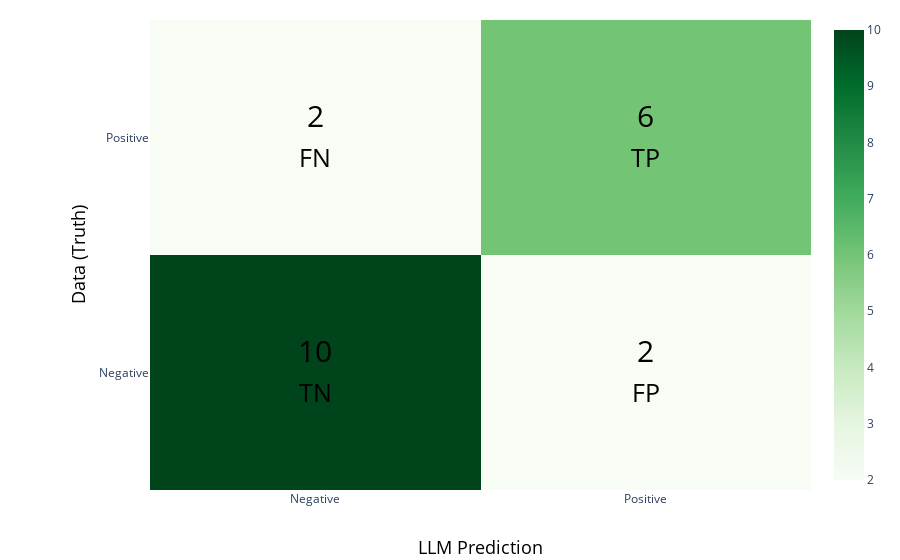

Here is the notebook cell this chart was saved with:
### Code cell
render_confusion_matrix(matrix)

### Figure 1 — Plotly figure (JSON) as saved in the notebook; plotly's stock layout.template omitted (floating-point values rounded to 4 significant figures)
{"data": [{"colorscale": [[0, "rgb(247,252,245)"], [0.125, "rgb(229,245,224)"], [0.25, "rgb(199,233,192)"], [0.375, "rgb(161,217,155)"], [0.5, "rgb(116,196,118)"], [0.625, "rgb(65,171,93)"], [0.75, "rgb(35,139,69)"], [0.875, "rgb(0,109,44)"], [1, "rgb(0,68,27)"]], "type": "heatmap", "x": ["Negative", "Positive"], "y": ["Negative", "Positive"], "z": [[10, 2], [2, 6]]}], "layout": {"annotations": [{"font": {"color": "black", "size": 18}, "showarrow": false, "text": "LLM Prediction", "x": 0.5, "xref": "paper", "y": -0.15, "yref": "paper"}, {"font": {"color": "black", "size": 18}, "showarrow": false, "text": "Data (Truth)", "textangle": -90, "x": -0.13, "xref": "paper", "y": 0.5, "yref": "paper"}, {"font": {"color": "black", "size": 30}, "showarrow": false, "text": "10", "x": 0, "xref": "x", "y": 0, "yanchor": "bottom", "yref": "y"}, {"font": {"color": "black", "size": 25}, "showarrow": false, "text": "TN", "x": 0, "xref": "x", "y": 0, "yanchor": "top", "yref": "y"}, {"font": {"color": "black", "size": 30}, "showarrow": false, "text": "2", "x": 1, "xref": "x", "y": 0, "yanchor": "bottom", "yref": "y"}, {"font": {"color": "black", "size": 25}, "showarrow": false, "text": "FP", "x": 1, "xref": "x", "y": 0, "yanchor": "top", "yref": "y"}, {"font": {"color": "black", "size": 30}, "showarrow": false, "text": "2", "x": 0, "xref": "x", "y": 1, "yanchor": "bottom", "yref": "y"}, {"font": {"color": "black", "size": 25}, "showarrow": false, "text": "FN", "x": 0, "xref": "x", "y": 1, "yanchor": "top", "yref": "y"}, {"font": {"color": "black", "size": 30}, "showarrow": false, "text": "6", "x": 1, "xref": "x", "y": 1, "yanchor": "bottom", "yref": "y"}, {"font": {"color": "black", "size": 25}, "showarrow": false, "text": "TP", "x": 1, "xref": "x", "y": 1, "yanchor": "top", "yref": "y"}], "autosize": true, "margin": {"b": 70, "l": 150, "t": 20}, "xaxis": {"autorange": true, "range": [-0.5, 1.5], "type": "category"}, "yaxis": {"autorange": true, "range": [-0.5, 1.5], "type": "category"}}}
